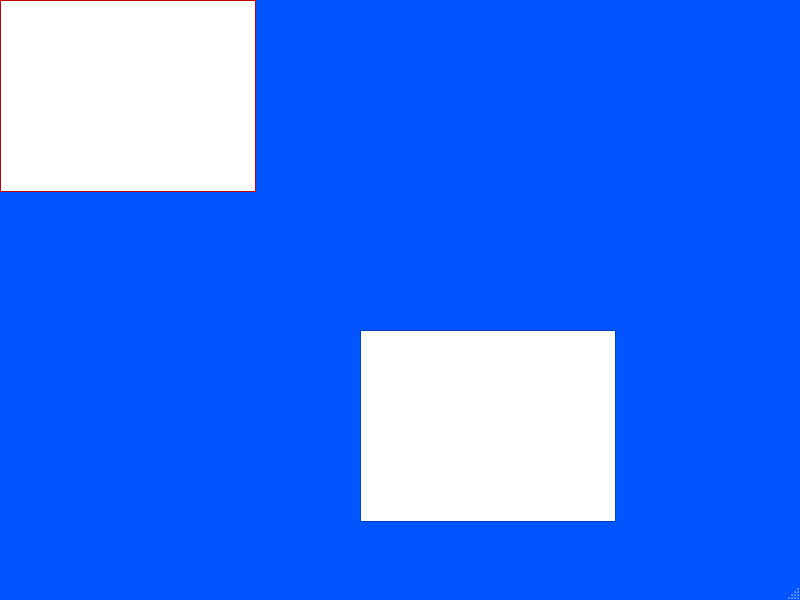
<?xml version="1.0" encoding="UTF-8"?>
<ui version="4.0">
 <class>MainWindow</class>
 <widget class="QMainWindow" name="MainWindow">
  <property name="geometry">
   <rect>
    <x>0</x>
    <y>0</y>
    <width>800</width>
    <height>600</height>
   </rect>
  </property>
  <property name="palette">
   <palette>
    <active>
     <colorrole role="WindowText">
      <brush brushstyle="SolidPattern">
       <color alpha="255">
        <red>0</red>
        <green>0</green>
        <blue>0</blue>
       </color>
      </brush>
     </colorrole>
     <colorrole role="Button">
      <brush brushstyle="SolidPattern">
       <color alpha="255">
        <red>0</red>
        <green>85</green>
        <blue>255</blue>
       </color>
      </brush>
     </colorrole>
     <colorrole role="Light">
      <brush brushstyle="SolidPattern">
       <color alpha="255">
        <red>127</red>
        <green>170</green>
        <blue>255</blue>
       </color>
      </brush>
     </colorrole>
     <colorrole role="Midlight">
      <brush brushstyle="SolidPattern">
       <color alpha="255">
        <red>63</red>
        <green>127</green>
        <blue>255</blue>
       </color>
      </brush>
     </colorrole>
     <colorrole role="Dark">
      <brush brushstyle="SolidPattern">
       <color alpha="255">
        <red>0</red>
        <green>42</green>
        <blue>127</blue>
       </color>
      </brush>
     </colorrole>
     <colorrole role="Mid">
      <brush brushstyle="SolidPattern">
       <color alpha="255">
        <red>0</red>
        <green>57</green>
        <blue>170</blue>
       </color>
      </brush>
     </colorrole>
     <colorrole role="Text">
      <brush brushstyle="SolidPattern">
       <color alpha="255">
        <red>0</red>
        <green>0</green>
        <blue>0</blue>
       </color>
      </brush>
     </colorrole>
     <colorrole role="BrightText">
      <brush brushstyle="SolidPattern">
       <color alpha="255">
        <red>255</red>
        <green>255</green>
        <blue>255</blue>
       </color>
      </brush>
     </colorrole>
     <colorrole role="ButtonText">
      <brush brushstyle="SolidPattern">
       <color alpha="255">
        <red>0</red>
        <green>0</green>
        <blue>0</blue>
       </color>
      </brush>
     </colorrole>
     <colorrole role="Base">
      <brush brushstyle="SolidPattern">
       <color alpha="255">
        <red>255</red>
        <green>255</green>
        <blue>255</blue>
       </color>
      </brush>
     </colorrole>
     <colorrole role="Window">
      <brush brushstyle="SolidPattern">
       <color alpha="255">
        <red>0</red>
        <green>85</green>
        <blue>255</blue>
       </color>
      </brush>
     </colorrole>
     <colorrole role="Shadow">
      <brush brushstyle="SolidPattern">
       <color alpha="255">
        <red>0</red>
        <green>0</green>
        <blue>0</blue>
       </color>
      </brush>
     </colorrole>
     <colorrole role="AlternateBase">
      <brush brushstyle="SolidPattern">
       <color alpha="255">
        <red>127</red>
        <green>170</green>
        <blue>255</blue>
       </color>
      </brush>
     </colorrole>
     <colorrole role="ToolTipBase">
      <brush brushstyle="SolidPattern">
       <color alpha="255">
        <red>255</red>
        <green>255</green>
        <blue>220</blue>
       </color>
      </brush>
     </colorrole>
     <colorrole role="ToolTipText">
      <brush brushstyle="SolidPattern">
       <color alpha="255">
        <red>0</red>
        <green>0</green>
        <blue>0</blue>
       </color>
      </brush>
     </colorrole>
     <colorrole role="PlaceholderText">
      <brush brushstyle="SolidPattern">
       <color alpha="128">
        <red>0</red>
        <green>0</green>
        <blue>0</blue>
       </color>
      </brush>
     </colorrole>
    </active>
    <inactive>
     <colorrole role="WindowText">
      <brush brushstyle="SolidPattern">
       <color alpha="255">
        <red>0</red>
        <green>0</green>
        <blue>0</blue>
       </color>
      </brush>
     </colorrole>
     <colorrole role="Button">
      <brush brushstyle="SolidPattern">
       <color alpha="255">
        <red>0</red>
        <green>85</green>
        <blue>255</blue>
       </color>
      </brush>
     </colorrole>
     <colorrole role="Light">
      <brush brushstyle="SolidPattern">
       <color alpha="255">
        <red>127</red>
        <green>170</green>
        <blue>255</blue>
       </color>
      </brush>
     </colorrole>
     <colorrole role="Midlight">
      <brush brushstyle="SolidPattern">
       <color alpha="255">
        <red>63</red>
        <green>127</green>
        <blue>255</blue>
       </color>
      </brush>
     </colorrole>
     <colorrole role="Dark">
      <brush brushstyle="SolidPattern">
       <color alpha="255">
        <red>0</red>
        <green>42</green>
        <blue>127</blue>
       </color>
      </brush>
     </colorrole>
     <colorrole role="Mid">
      <brush brushstyle="SolidPattern">
       <color alpha="255">
        <red>0</red>
        <green>57</green>
        <blue>170</blue>
       </color>
      </brush>
     </colorrole>
     <colorrole role="Text">
      <brush brushstyle="SolidPattern">
       <color alpha="255">
        <red>0</red>
        <green>0</green>
        <blue>0</blue>
       </color>
      </brush>
     </colorrole>
     <colorrole role="BrightText">
      <brush brushstyle="SolidPattern">
       <color alpha="255">
        <red>255</red>
        <green>255</green>
        <blue>255</blue>
       </color>
      </brush>
     </colorrole>
     <colorrole role="ButtonText">
      <brush brushstyle="SolidPattern">
       <color alpha="255">
        <red>0</red>
        <green>0</green>
        <blue>0</blue>
       </color>
      </brush>
     </colorrole>
     <colorrole role="Base">
      <brush brushstyle="SolidPattern">
       <color alpha="255">
        <red>255</red>
        <green>255</green>
        <blue>255</blue>
       </color>
      </brush>
     </colorrole>
     <colorrole role="Window">
      <brush brushstyle="SolidPattern">
       <color alpha="255">
        <red>0</red>
        <green>85</green>
        <blue>255</blue>
       </color>
      </brush>
     </colorrole>
     <colorrole role="Shadow">
      <brush brushstyle="SolidPattern">
       <color alpha="255">
        <red>0</red>
        <green>0</green>
        <blue>0</blue>
       </color>
      </brush>
     </colorrole>
     <colorrole role="AlternateBase">
      <brush brushstyle="SolidPattern">
       <color alpha="255">
        <red>127</red>
        <green>170</green>
        <blue>255</blue>
       </color>
      </brush>
     </colorrole>
     <colorrole role="ToolTipBase">
      <brush brushstyle="SolidPattern">
       <color alpha="255">
        <red>255</red>
        <green>255</green>
        <blue>220</blue>
       </color>
      </brush>
     </colorrole>
     <colorrole role="ToolTipText">
      <brush brushstyle="SolidPattern">
       <color alpha="255">
        <red>0</red>
        <green>0</green>
        <blue>0</blue>
       </color>
      </brush>
     </colorrole>
     <colorrole role="PlaceholderText">
      <brush brushstyle="SolidPattern">
       <color alpha="128">
        <red>0</red>
        <green>0</green>
        <blue>0</blue>
       </color>
      </brush>
     </colorrole>
    </inactive>
    <disabled>
     <colorrole role="WindowText">
      <brush brushstyle="SolidPattern">
       <color alpha="255">
        <red>0</red>
        <green>42</green>
        <blue>127</blue>
       </color>
      </brush>
     </colorrole>
     <colorrole role="Button">
      <brush brushstyle="SolidPattern">
       <color alpha="255">
        <red>0</red>
        <green>85</green>
        <blue>255</blue>
       </color>
      </brush>
     </colorrole>
     <colorrole role="Light">
      <brush brushstyle="SolidPattern">
       <color alpha="255">
        <red>127</red>
        <green>170</green>
        <blue>255</blue>
       </color>
      </brush>
     </colorrole>
     <colorrole role="Midlight">
      <brush brushstyle="SolidPattern">
       <color alpha="255">
        <red>63</red>
        <green>127</green>
        <blue>255</blue>
       </color>
      </brush>
     </colorrole>
     <colorrole role="Dark">
      <brush brushstyle="SolidPattern">
       <color alpha="255">
        <red>0</red>
        <green>42</green>
        <blue>127</blue>
       </color>
      </brush>
     </colorrole>
     <colorrole role="Mid">
      <brush brushstyle="SolidPattern">
       <color alpha="255">
        <red>0</red>
        <green>57</green>
        <blue>170</blue>
       </color>
      </brush>
     </colorrole>
     <colorrole role="Text">
      <brush brushstyle="SolidPattern">
       <color alpha="255">
        <red>0</red>
        <green>42</green>
        <blue>127</blue>
       </color>
      </brush>
     </colorrole>
     <colorrole role="BrightText">
      <brush brushstyle="SolidPattern">
       <color alpha="255">
        <red>255</red>
        <green>255</green>
        <blue>255</blue>
       </color>
      </brush>
     </colorrole>
     <colorrole role="ButtonText">
      <brush brushstyle="SolidPattern">
       <color alpha="255">
        <red>0</red>
        <green>42</green>
        <blue>127</blue>
       </color>
      </brush>
     </colorrole>
     <colorrole role="Base">
      <brush brushstyle="SolidPattern">
       <color alpha="255">
        <red>0</red>
        <green>85</green>
        <blue>255</blue>
       </color>
      </brush>
     </colorrole>
     <colorrole role="Window">
      <brush brushstyle="SolidPattern">
       <color alpha="255">
        <red>0</red>
        <green>85</green>
        <blue>255</blue>
       </color>
      </brush>
     </colorrole>
     <colorrole role="Shadow">
      <brush brushstyle="SolidPattern">
       <color alpha="255">
        <red>0</red>
        <green>0</green>
        <blue>0</blue>
       </color>
      </brush>
     </colorrole>
     <colorrole role="AlternateBase">
      <brush brushstyle="SolidPattern">
       <color alpha="255">
        <red>0</red>
        <green>85</green>
        <blue>255</blue>
       </color>
      </brush>
     </colorrole>
     <colorrole role="ToolTipBase">
      <brush brushstyle="SolidPattern">
       <color alpha="255">
        <red>255</red>
        <green>255</green>
        <blue>220</blue>
       </color>
      </brush>
     </colorrole>
     <colorrole role="ToolTipText">
      <brush brushstyle="SolidPattern">
       <color alpha="255">
        <red>0</red>
        <green>0</green>
        <blue>0</blue>
       </color>
      </brush>
     </colorrole>
     <colorrole role="PlaceholderText">
      <brush brushstyle="SolidPattern">
       <color alpha="128">
        <red>0</red>
        <green>0</green>
        <blue>0</blue>
       </color>
      </brush>
     </colorrole>
    </disabled>
   </palette>
  </property>
  <property name="windowTitle">
   <string>MainWindow</string>
  </property>
  <widget class="QWidget" name="centralwidget">
   <widget class="QTableView" name="tableView">
    <property name="geometry">
     <rect>
      <x>0</x>
      <y>0</y>
      <width>256</width>
      <height>192</height>
     </rect>
    </property>
    <property name="sizePolicy">
     <sizepolicy hsizetype="Maximum" vsizetype="Maximum">
      <horstretch>0</horstretch>
      <verstretch>0</verstretch>
     </sizepolicy>
    </property>
    <property name="maximumSize">
     <size>
      <width>1000</width>
      <height>1000</height>
     </size>
    </property>
    <property name="palette">
     <palette>
      <active>
       <colorrole role="WindowText">
        <brush brushstyle="SolidPattern">
         <color alpha="255">
          <red>0</red>
          <green>0</green>
          <blue>0</blue>
         </color>
        </brush>
       </colorrole>
       <colorrole role="Button">
        <brush brushstyle="SolidPattern">
         <color alpha="255">
          <red>255</red>
          <green>0</green>
          <blue>0</blue>
         </color>
        </brush>
       </colorrole>
       <colorrole role="Light">
        <brush brushstyle="SolidPattern">
         <color alpha="255">
          <red>255</red>
          <green>127</green>
          <blue>127</blue>
         </color>
        </brush>
       </colorrole>
       <colorrole role="Midlight">
        <brush brushstyle="SolidPattern">
         <color alpha="255">
          <red>255</red>
          <green>63</green>
          <blue>63</blue>
         </color>
        </brush>
       </colorrole>
       <colorrole role="Dark">
        <brush brushstyle="SolidPattern">
         <color alpha="255">
          <red>127</red>
          <green>0</green>
          <blue>0</blue>
         </color>
        </brush>
       </colorrole>
       <colorrole role="Mid">
        <brush brushstyle="SolidPattern">
         <color alpha="255">
          <red>170</red>
          <green>0</green>
          <blue>0</blue>
         </color>
        </brush>
       </colorrole>
       <colorrole role="Text">
        <brush brushstyle="SolidPattern">
         <color alpha="255">
          <red>0</red>
          <green>0</green>
          <blue>0</blue>
         </color>
        </brush>
       </colorrole>
       <colorrole role="BrightText">
        <brush brushstyle="SolidPattern">
         <color alpha="255">
          <red>255</red>
          <green>255</green>
          <blue>255</blue>
         </color>
        </brush>
       </colorrole>
       <colorrole role="ButtonText">
        <brush brushstyle="SolidPattern">
         <color alpha="255">
          <red>0</red>
          <green>0</green>
          <blue>0</blue>
         </color>
        </brush>
       </colorrole>
       <colorrole role="Base">
        <brush brushstyle="SolidPattern">
         <color alpha="255">
          <red>255</red>
          <green>255</green>
          <blue>255</blue>
         </color>
        </brush>
       </colorrole>
       <colorrole role="Window">
        <brush brushstyle="SolidPattern">
         <color alpha="255">
          <red>255</red>
          <green>0</green>
          <blue>0</blue>
         </color>
        </brush>
       </colorrole>
       <colorrole role="Shadow">
        <brush brushstyle="SolidPattern">
         <color alpha="255">
          <red>0</red>
          <green>0</green>
          <blue>0</blue>
         </color>
        </brush>
       </colorrole>
       <colorrole role="AlternateBase">
        <brush brushstyle="SolidPattern">
         <color alpha="255">
          <red>255</red>
          <green>127</green>
          <blue>127</blue>
         </color>
        </brush>
       </colorrole>
       <colorrole role="ToolTipBase">
        <brush brushstyle="SolidPattern">
         <color alpha="255">
          <red>255</red>
          <green>255</green>
          <blue>220</blue>
         </color>
        </brush>
       </colorrole>
       <colorrole role="ToolTipText">
        <brush brushstyle="SolidPattern">
         <color alpha="255">
          <red>0</red>
          <green>0</green>
          <blue>0</blue>
         </color>
        </brush>
       </colorrole>
       <colorrole role="PlaceholderText">
        <brush brushstyle="SolidPattern">
         <color alpha="128">
          <red>0</red>
          <green>0</green>
          <blue>0</blue>
         </color>
        </brush>
       </colorrole>
      </active>
      <inactive>
       <colorrole role="WindowText">
        <brush brushstyle="SolidPattern">
         <color alpha="255">
          <red>0</red>
          <green>0</green>
          <blue>0</blue>
         </color>
        </brush>
       </colorrole>
       <colorrole role="Button">
        <brush brushstyle="SolidPattern">
         <color alpha="255">
          <red>255</red>
          <green>0</green>
          <blue>0</blue>
         </color>
        </brush>
       </colorrole>
       <colorrole role="Light">
        <brush brushstyle="SolidPattern">
         <color alpha="255">
          <red>255</red>
          <green>127</green>
          <blue>127</blue>
         </color>
        </brush>
       </colorrole>
       <colorrole role="Midlight">
        <brush brushstyle="SolidPattern">
         <color alpha="255">
          <red>255</red>
          <green>63</green>
          <blue>63</blue>
         </color>
        </brush>
       </colorrole>
       <colorrole role="Dark">
        <brush brushstyle="SolidPattern">
         <color alpha="255">
          <red>127</red>
          <green>0</green>
          <blue>0</blue>
         </color>
        </brush>
       </colorrole>
       <colorrole role="Mid">
        <brush brushstyle="SolidPattern">
         <color alpha="255">
          <red>170</red>
          <green>0</green>
          <blue>0</blue>
         </color>
        </brush>
       </colorrole>
       <colorrole role="Text">
        <brush brushstyle="SolidPattern">
         <color alpha="255">
          <red>0</red>
          <green>0</green>
          <blue>0</blue>
         </color>
        </brush>
       </colorrole>
       <colorrole role="BrightText">
        <brush brushstyle="SolidPattern">
         <color alpha="255">
          <red>255</red>
          <green>255</green>
          <blue>255</blue>
         </color>
        </brush>
       </colorrole>
       <colorrole role="ButtonText">
        <brush brushstyle="SolidPattern">
         <color alpha="255">
          <red>0</red>
          <green>0</green>
          <blue>0</blue>
         </color>
        </brush>
       </colorrole>
       <colorrole role="Base">
        <brush brushstyle="SolidPattern">
         <color alpha="255">
          <red>255</red>
          <green>255</green>
          <blue>255</blue>
         </color>
        </brush>
       </colorrole>
       <colorrole role="Window">
        <brush brushstyle="SolidPattern">
         <color alpha="255">
          <red>255</red>
          <green>0</green>
          <blue>0</blue>
         </color>
        </brush>
       </colorrole>
       <colorrole role="Shadow">
        <brush brushstyle="SolidPattern">
         <color alpha="255">
          <red>0</red>
          <green>0</green>
          <blue>0</blue>
         </color>
        </brush>
       </colorrole>
       <colorrole role="AlternateBase">
        <brush brushstyle="SolidPattern">
         <color alpha="255">
          <red>255</red>
          <green>127</green>
          <blue>127</blue>
         </color>
        </brush>
       </colorrole>
       <colorrole role="ToolTipBase">
        <brush brushstyle="SolidPattern">
         <color alpha="255">
          <red>255</red>
          <green>255</green>
          <blue>220</blue>
         </color>
        </brush>
       </colorrole>
       <colorrole role="ToolTipText">
        <brush brushstyle="SolidPattern">
         <color alpha="255">
          <red>0</red>
          <green>0</green>
          <blue>0</blue>
         </color>
        </brush>
       </colorrole>
       <colorrole role="PlaceholderText">
        <brush brushstyle="SolidPattern">
         <color alpha="128">
          <red>0</red>
          <green>0</green>
          <blue>0</blue>
         </color>
        </brush>
       </colorrole>
      </inactive>
      <disabled>
       <colorrole role="WindowText">
        <brush brushstyle="SolidPattern">
         <color alpha="255">
          <red>127</red>
          <green>0</green>
          <blue>0</blue>
         </color>
        </brush>
       </colorrole>
       <colorrole role="Button">
        <brush brushstyle="SolidPattern">
         <color alpha="255">
          <red>255</red>
          <green>0</green>
          <blue>0</blue>
         </color>
        </brush>
       </colorrole>
       <colorrole role="Light">
        <brush brushstyle="SolidPattern">
         <color alpha="255">
          <red>255</red>
          <green>127</green>
          <blue>127</blue>
         </color>
        </brush>
       </colorrole>
       <colorrole role="Midlight">
        <brush brushstyle="SolidPattern">
         <color alpha="255">
          <red>255</red>
          <green>63</green>
          <blue>63</blue>
         </color>
        </brush>
       </colorrole>
       <colorrole role="Dark">
        <brush brushstyle="SolidPattern">
         <color alpha="255">
          <red>127</red>
          <green>0</green>
          <blue>0</blue>
         </color>
        </brush>
       </colorrole>
       <colorrole role="Mid">
        <brush brushstyle="SolidPattern">
         <color alpha="255">
          <red>170</red>
          <green>0</green>
          <blue>0</blue>
         </color>
        </brush>
       </colorrole>
       <colorrole role="Text">
        <brush brushstyle="SolidPattern">
         <color alpha="255">
          <red>127</red>
          <green>0</green>
          <blue>0</blue>
         </color>
        </brush>
       </colorrole>
       <colorrole role="BrightText">
        <brush brushstyle="SolidPattern">
         <color alpha="255">
          <red>255</red>
          <green>255</green>
          <blue>255</blue>
         </color>
        </brush>
       </colorrole>
       <colorrole role="ButtonText">
        <brush brushstyle="SolidPattern">
         <color alpha="255">
          <red>127</red>
          <green>0</green>
          <blue>0</blue>
         </color>
        </brush>
       </colorrole>
       <colorrole role="Base">
        <brush brushstyle="SolidPattern">
         <color alpha="255">
          <red>255</red>
          <green>0</green>
          <blue>0</blue>
         </color>
        </brush>
       </colorrole>
       <colorrole role="Window">
        <brush brushstyle="SolidPattern">
         <color alpha="255">
          <red>255</red>
          <green>0</green>
          <blue>0</blue>
         </color>
        </brush>
       </colorrole>
       <colorrole role="Shadow">
        <brush brushstyle="SolidPattern">
         <color alpha="255">
          <red>0</red>
          <green>0</green>
          <blue>0</blue>
         </color>
        </brush>
       </colorrole>
       <colorrole role="AlternateBase">
        <brush brushstyle="SolidPattern">
         <color alpha="255">
          <red>255</red>
          <green>0</green>
          <blue>0</blue>
         </color>
        </brush>
       </colorrole>
       <colorrole role="ToolTipBase">
        <brush brushstyle="SolidPattern">
         <color alpha="255">
          <red>255</red>
          <green>255</green>
          <blue>220</blue>
         </color>
        </brush>
       </colorrole>
       <colorrole role="ToolTipText">
        <brush brushstyle="SolidPattern">
         <color alpha="255">
          <red>0</red>
          <green>0</green>
          <blue>0</blue>
         </color>
        </brush>
       </colorrole>
       <colorrole role="PlaceholderText">
        <brush brushstyle="SolidPattern">
         <color alpha="128">
          <red>0</red>
          <green>0</green>
          <blue>0</blue>
         </color>
        </brush>
       </colorrole>
      </disabled>
     </palette>
    </property>
   </widget>
   <widget class="QGraphicsView" name="graphicsView">
    <property name="geometry">
     <rect>
      <x>360</x>
      <y>330</y>
      <width>256</width>
      <height>192</height>
     </rect>
    </property>
   </widget>
  </widget>
  <widget class="QMenuBar" name="menubar">
   <property name="geometry">
    <rect>
     <x>0</x>
     <y>0</y>
     <width>800</width>
     <height>23</height>
    </rect>
   </property>
  </widget>
  <widget class="QStatusBar" name="statusbar"/>
 </widget>
 <resources/>
 <connections/>
</ui>
